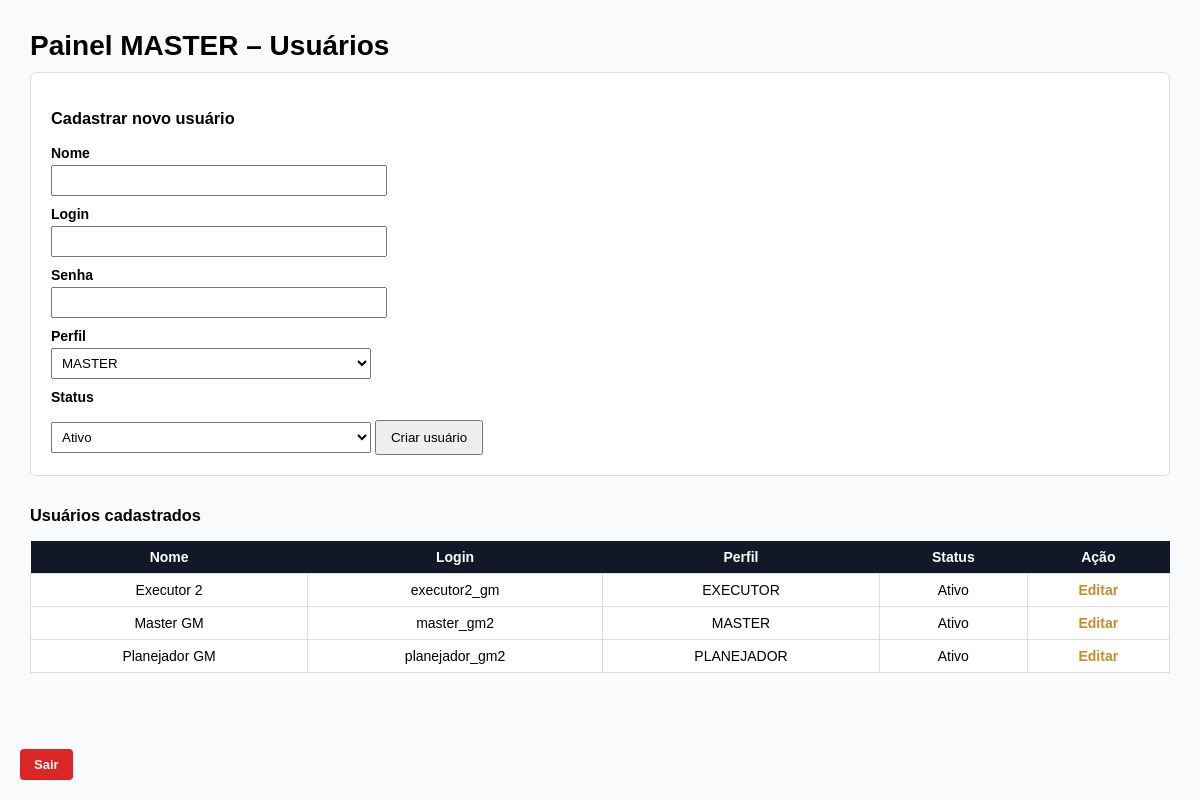
Page /master/usuarios.php (signed in) on the committed database.
### tables this page shows
CREATE TABLE IF NOT EXISTS `usuarios` (
  `id` int(10) UNSIGNED NOT NULL,
  `nome` varchar(100) NOT NULL,
  `usuario` varchar(50) NOT NULL,
  `senha` varchar(255) NOT NULL,
  `tipo_usuario` tinyint(3) UNSIGNED NOT NULL COMMENT '\r\n1 = MASTER\r\n2 = PROPRIETÁRIO\r\n3 = PLANEJADOR\r\n4 = EXECUTOR\r\n',
  `ativo` tinyint(1) NOT NULL DEFAULT 1 COMMENT '1 = ativo, 0 = desativado',
  `criado_em` timestamp NULL DEFAULT current_timestamp(),
  `atualizado_em` timestamp NULL DEFAULT current_timestamp() ON UPDATE current_timestamp()
);

### master/usuarios.php (the view, shortened to what this page needs)
<?php
require_once __DIR__ . '/../app/config/database.php';
$editando = false;
$usuarioEdicao = null;
$usuarios = $pdo->query("
    SELECT id, nome, usuario, tipo_usuario, ativo
    FROM usuarios
    ORDER BY nome
")->fetchAll();
function perfil($t) {
    return match ($t) {
        1 => 'MASTER',
        2 => 'PROPRIETÁRIO',
        3 => 'PLANEJADOR',
        4 => 'EXECUTOR',
        default => '—'
    };
}
?>
<!DOCTYPE html>
<html lang="pt-br">
<head>
</head>
<body>
<h1>Painel MASTER – Usuários</h1>
<a class="logout" href="/GM/GM2/public/logout.php">Sair</a>
<form method="post">
    <h3><?= $editando ? 'Editar usuário' : 'Cadastrar novo usuário' ?></h3>
    <label>Nome</label>
    <input name="nome" required value="<?= $usuarioEdicao['nome'] ?? '' ?>">
    <label>Login</label>
    <input name="usuario" required value="<?= $usuarioEdicao['usuario'] ?? '' ?>">
    <label>Senha <?= $editando ? '(preencher apenas para alterar)' : '' ?></label>
    <input type="password" name="senha">
    <label>Perfil</label>
    <select name="tipo_usuario">
        <?php foreach ([1,2,3,4] as $t): ?>
            <option value="<?= $t ?>"
                <?= ($usuarioEdicao['tipo_usuario'] ?? '') == $t ? 'selected' : '' ?>>
                <?= perfil($t) ?>
            </option>
        <?php endforeach; ?>
    </select>
    <label>Status</label>
    <select name="ativo">
        <option value="1" <?= ($usuarioEdicao['ativo'] ?? 1) == 1 ? 'selected' : '' ?>>Ativo</option>
    </select>
    <button type="submit"><?= $editando ? 'Salvar alterações' : 'Criar usuário' ?></button>
</form>
<h3>Usuários cadastrados</h3>
<table>
<thead>
<tr>
    <th>Nome</th>
    <th>Login</th>
    <th>Perfil</th>
    <th>Status</th>
    <th>Ação</th>
</tr>
</thead>
<tbody>
<?php foreach ($usuarios as $u): ?>
<tr class="<?= $u['ativo'] ? '' : 'inativo' ?>">
    <td><?= htmlspecialchars($u['nome']) ?></td>
    <td><?= htmlspecialchars($u['usuario']) ?></td>
    <td><?= perfil($u['tipo_usuario']) ?></td>
    <td><?= $u['ativo'] ? 'Ativo' : 'Inativo' ?></td>
    <td>
        <a class="editar" href="usuarios.php?editar=<?= $u['id'] ?>">Editar</a>
    </td>
</tr>
<?php endforeach; ?>
</tbody>
</table>
</body>
</html>

### master/usuarios.php (style rules this page uses)
body { font-family: Arial, sans-serif; margin: 30px; font-size: 14px; background: #f9fafb; }
h1 { margin-bottom: 10px; }
.logout { position: fixed; bottom: 20px; left: 20px; background: #dc2626; color: #fff; padding: 8px 14px; text-decoration: none; border-radius: 4px; font-weight: bold; font-size: 13px; z-index: 999; }
form { background: #ffffff; padding: 20px; border: 1px solid #ddd; margin-bottom: 30px; border-radius: 6px; }
label { font-weight: bold; display: block; margin-top: 10px; }
input, select { width: 320px; padding: 6px; margin-top: 4px; }
button { margin-top: 15px; padding: 8px 14px; cursor: pointer; }
table { width: 100%; border-collapse: collapse; background: #fff; }
th { background: #111827; color: #fff; padding: 8px; }
td { padding: 8px; border: 1px solid #ddd; text-align: center; }
.editar { color: #C68C28; text-decoration: none; font-weight: bold; }

### rows in the picture
usuarios: nome "Executor 2", usuario "executor2_gm", tipo_usuario "EXECUTOR", ativo "Ativo"
usuarios: nome "Master GM", usuario "master_gm2", tipo_usuario "MASTER", ativo "Ativo"
usuarios: nome "Planejador GM", usuario "planejador_gm2", tipo_usuario "PLANEJADOR", ativo "Ativo"

### other values in the picture
form field tipo_usuario "MASTER"
